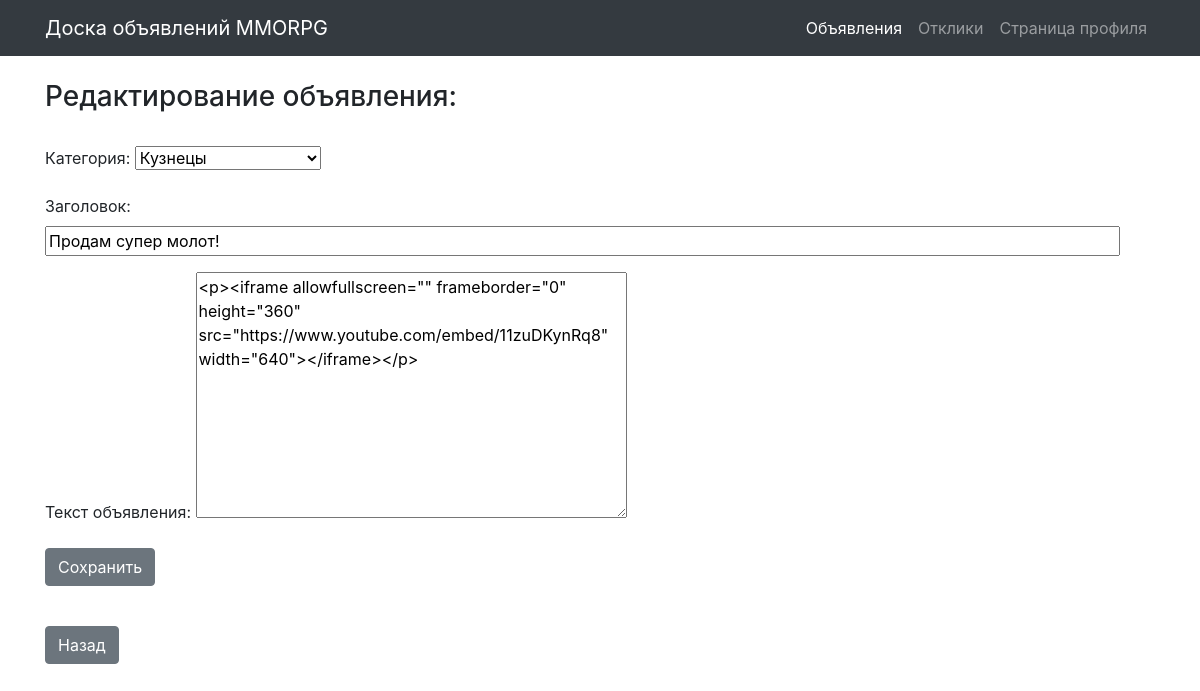
/post/2/edit (signed in), run on the app's committed database.
### board/models.py (models this page shows)
class Post(models.Model):
    author = models.ForeignKey(User, on_delete=models.CASCADE)
    CAT = (('tanks', 'Танки'),
           ('healers', 'Хилы'),
           ('damage_dealers', 'ДД'),
           ('dealers', 'Торговцы'),
           ('gildmasters', 'Гилдмастеры'),
           ('quest_givers', 'Квестгиверы'),
           ('blacksmiths', 'Кузнецы'),
           ('tanners', 'Кожевники'),
           ('potion_makers', 'Зельевары'),
           ('spell_masters', 'Мастера заклинаний'))
    category = models.CharField(max_length=15, choices=CAT, verbose_name='Категория')
    dateCreation = models.DateTimeField(auto_now_add=True)
    title = models.CharField(max_length=256, verbose_name='Название')
    text = RichTextField()

### board/views.py (the view, shortened to what this page needs)
# urls.py: path('post/<int:pk>/edit', EditPost.as_view()),
class EditPost(PermissionRequiredMixin, UpdateView):
    permission_required = 'board.change_post'
    template_name = 'edit_post.html'
    form_class = PostForm
    success_url = '/create/'
    def dispatch(self, request, *args, **kwargs):
        author = Post.objects.get(pk=self.kwargs.get('pk')).author.username
        if self.request.user.username == 'admin' or self.request.user.username == author:
            return super().dispatch(request, *args, **kwargs)
        else:
            return HttpResponse("Редактировать объявление может только его автор")
    def get_object(self, **kwargs):
        id = self.kwargs.get('pk')
        return Post.objects.get(pk=id)

### board/forms.py
class PostForm(forms.ModelForm):
    class Meta:
        model = Post
        widgets = {'title': forms.TextInput(attrs={'size': '100'})}
        fields = ('category', 'title', 'text',)
    def __init__(self, *args, **kwargs):
        super(PostForm, self).__init__(*args, **kwargs)
        self.fields['category'].label = "Категория:"
        self.fields['title'].label = "Заголовок"
        self.fields['text'].label = "Текст объявления:"

### templates/edit_post.html (shortened to what this page needs)
{% extends 'default.html' %}
{% load bootstrap4 %}
{% load static %}
{% block content %}
    <br>
    <h3>Редактирование объявления:</h3><br>
	<form method="post" enctype="multipart/form-data">
        {{ form.as_p }}
		<input class="btn btn-secondary" type="submit" value="Сохранить">
	</form><br>
    <input type=button value="Назад" class="btn btn-secondary" onClick="javascript:history.go(-1);">
{% endblock content %}

### data on the page
Post: category "Кузнецы", title "Продам супер молот!", text "<p><iframe allowfullscreen=\"\" frameborder=\"0\" height=\"360\" src=\"https://www.youtube.com/embed/11zuDKynRq8\" width=\"640\"></iframe></p>"
